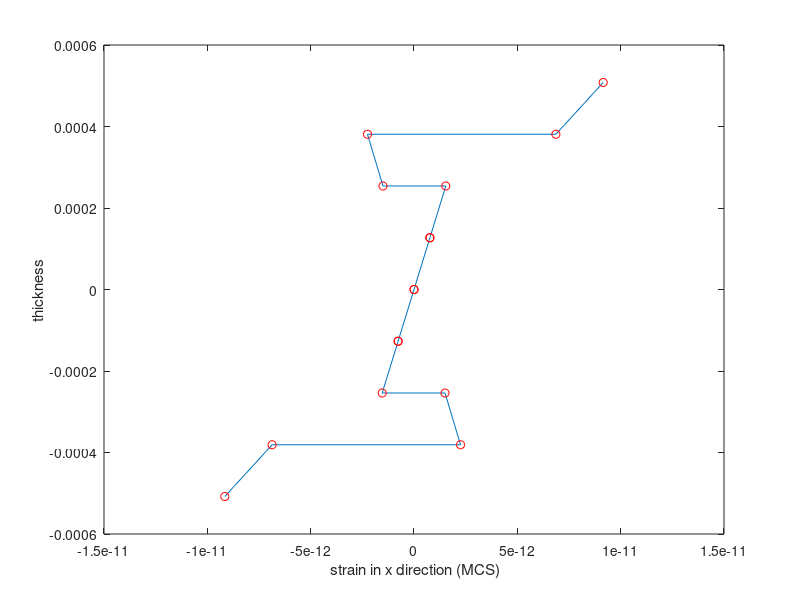
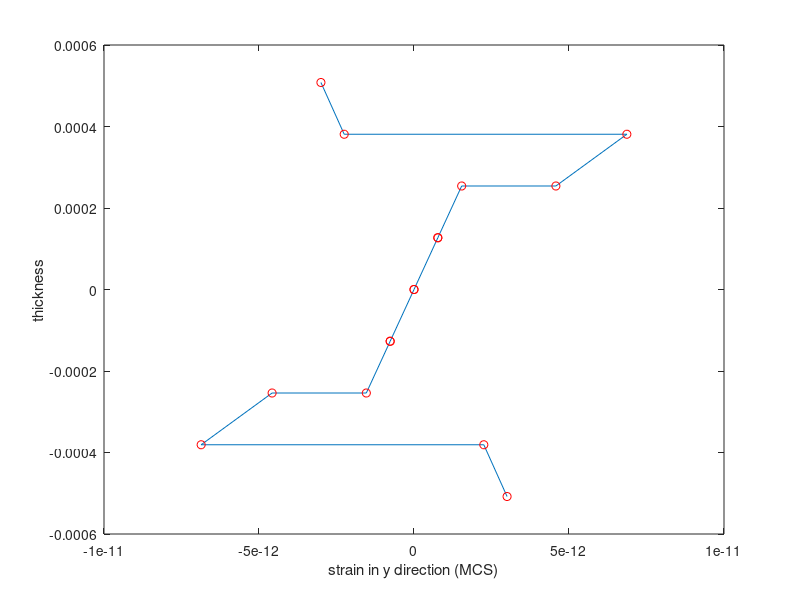
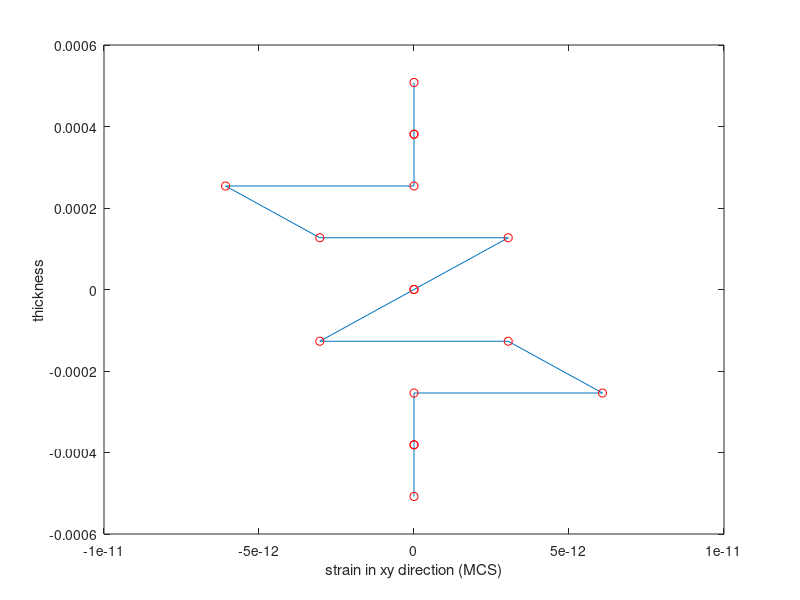
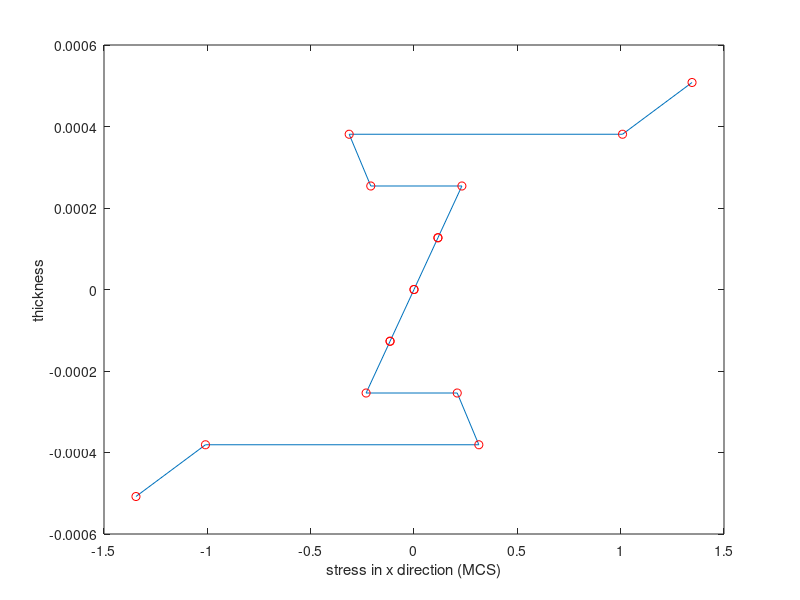

The MATLAB source for these figures, in order:
clc;
clear all;
%-----------------------------------------------

% h = 0.125e-3*4;
h = 0.127e-3*8;


% E11 = 181e9;
% E22 = 10.273e9;
% G12 = 7.17e9;
% v12 = 0.28;

E11 = 147e9;
E22 = 9e9;
G12 = 3.3e9;
v12 = 0.31;

% E11 = 369e9;
% E22 = E11/10;
% G12 = 0.5*E22;
% v12 = 0.3;

v21 = (E22/E11)*v12;
%-----------------------------------------------

Q11 = E11/(1-v12*v21);
Q22 = E22/(1-v12*v21);
Q12 = v12*E22/(1-v12*v21);
Q66 = G12;

Q = [Q11 Q12 0; Q12 Q22 0; 0 0 Q66];

%material invariants
U1 = (3*Q11+3*Q22+2*Q12+4*Q66)/8;
U2 = (Q11-Q22)/2;
U3 = (Q11+Q22-2*Q12-4*Q66)/8;
U4 = (Q11+Q22+6*Q12-4*Q66)/8;
U5 = (U1-U4)/2;

%sysmetric laminate fiber angles
theta = [0 90 45 -45 -45 45 90 0];
% theta= [ 0 0 0 0 0 0 0 0];
% theta = [30 -30 -30 30];
% theta = [45 45 45 45];
% theta = [45 -45 -45 45];
% theta = [10 10 10 10];
theta = (theta*pi)./180;

c2 = cos(2.*theta);
c4 = cos(4.*theta);
s2 = sin(2.*theta);
s4 = sin(4.*theta);

N = length(theta); %number of lamina

Q_xy = zeros(N, 3, 3); %stiffness matrix for each lamina

for j=1:N
    Q_xy(j,1,1) = U1 + U2*c2(j) + U3*c4(j); %Q11_xy
    
    Q_xy(j,1,2) = U4 - U3*c4(j);            %Q12_xy
    Q_xy(j,2,1) = Q_xy(j,1,2);
    
    Q_xy(j,2,2) = U1 - U2*c2(j) + U3*c4(j); %Q22_xy
    
    Q_xy(j,1,3) = 0.5*U2*s2(j) + U3*s4(j);  %Q16_xy
    Q_xy(j,3,1) = Q_xy(j,1,3);
    
    Q_xy(j,2,3) = 0.5*U2*s2(j) - U3*s4(j);  %Q26_xy
    Q_xy(j,3,2) = Q_xy(j,2,3);
    
    Q_xy(j,3,3) = U5 - U3*c4(j);            %Q66_xy
end
t = h/N;

A = zeros(3,3); %laminate bending matrix
for j=1:N
    z2 = ( -N/2 + j )*t;
    z1 = z2 - t;
    A = A + squeeze(Q_xy(j,:,:)) .* ( z2 - z1 );
end

B = zeros(3,3); %laminate bending matrix
for j=1:N
    z2 = ( -N/2 + j )*t;
    z1 = z2 - t;
    B = B + squeeze(Q_xy(j,:,:)) .* ( z2^2 - z1^2 );
end
B = (1/2)*B;

D = zeros(3,3); %laminate bending matrix
t = h/N;
for j=1:N
    z2 = ( -N/2 + j )*t;
    z1 = z2 - t;
    D = D + squeeze(Q_xy(j,:,:)) .* ( z2^3 - z1^3 );
end
D = (1/3)*D;

A
B
D
M=[1.0;0.0;.0]
strain=inv(A)*M
k=1;
for i=1:N
    c=cos(theta(i));s=sin(theta(i));
    Ts=[c^2 s^2 s*c;s^2 c^2 -c*s;-2*s*c 2*s*c c^2-s^2];
    z2 = ( -N/2 + i )*t;
    z1 = z2 - t;
    zc(k)=z1;zc(k+1)=z2;
    epsl(:,k)=z1*Ts*strain;
    epsl(:,k+1)=z2*Ts*strain;
    strl(:,k)=z1*Q*Ts*strain;
    strl(:,k+1)=z2*Q*Ts*strain;
    k=k+2;
end
zco=0:t/2:h;k=1;
for i=1:N
    z2 = ( -N/2 + i )*t;
    z1 = z2 - t;
    zc(k)=z1;zc(k+1)=z2;
    epsg(:,k)=z1*strain;
    epsg(:,k+1)=z2*strain;
    strg(:,k)=z1*squeeze(Q_xy(i,:,:))*strain;
    strg(:,k+1)=z2*squeeze(Q_xy(i,:,:))*strain;
    k=k+2;
end
%%%%%%% Strain plots in Material Coordinate system
figure
plot(epsl(1,:),zc)
hold on
plot(epsl(1,:),zc,'ro')
xlabel(' strain in x direction (MCS)')
ylabel('thickness')

figure
plot(epsl(2,:),zc)
hold on
plot(epsl(2,:),zc,'ro')
xlabel('strain in y direction (MCS)')
ylabel('thickness')

figure
plot(epsl(3,:),zc)
hold on
plot(epsl(3,:),zc,'ro')
xlabel('strain in xy direction (MCS)')
ylabel('thickness')

%%%%%%%%%stress plots in MCS
figure
plot(strl(1,:),zc)
hold on
plot(strl(1,:),zc,'ro')
xlabel('stress in x direction (MCS)')
ylabel('thickness')

figure
plot(strl(2,:),zc)
hold on
plot(strl(2,:),zc,'ro')
xlabel('stress in y direction (MCS)')
ylabel('thickness')

figure
plot(strl(3,:),zc)
hold on
plot(strl(3,:),zc,'ro')
xlabel('stress in xy direction (MCS)')
ylabel('thickness')


%%%%%%% Strain plots in Global Coordinate system
figure
plot(epsg(1,:),zc)
hold on
plot(epsg(1,:),zc,'ro')
xlabel(' strain in x direction (GCS)')
ylabel('thickness')

figure
plot(epsg(2,:),zc)
hold on
plot(epsg(2,:),zc,'ro')
xlabel('strain in y direction (GCS)')
ylabel('thickness')

figure
plot(epsg(3,:),zc)
hold on
plot(epsg(3,:),zc,'ro')
xlabel('strain in xy direction (GCS)')
ylabel('thickness')

%%%%%%%%%stress plots in GCS
figure
plot(strg(1,:),zc)
hold on
plot(strg(1,:),zc,'ro')
xlabel('stress in x direction (GCS)')
ylabel('thickness')

figure
plot(strg(2,:),zc)
hold on
plot(strg(2,:),zc,'ro')
xlabel('stress in y direction (GCS)')
ylabel('thickness')

figure
plot(strg(3,:),zc)
hold on
plot(strg(3,:),zc,'ro')
xlabel('stress in xy direction (GCS)')
ylabel('thickness')

